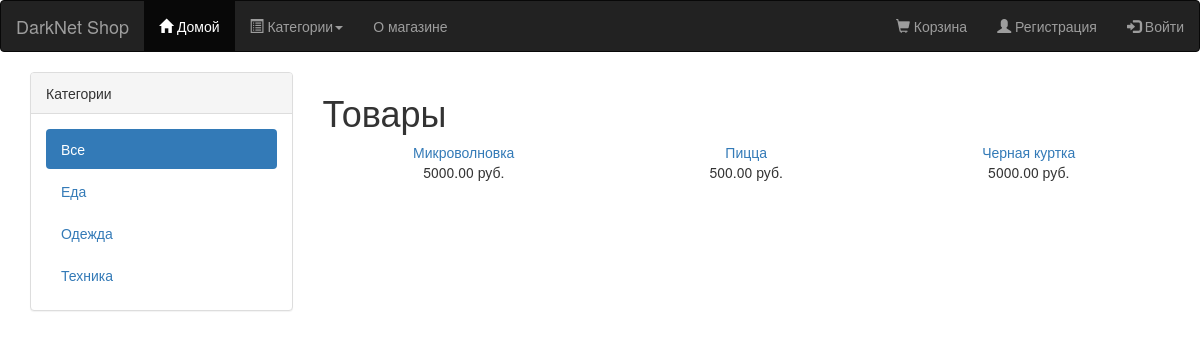
The app's page /, older data.
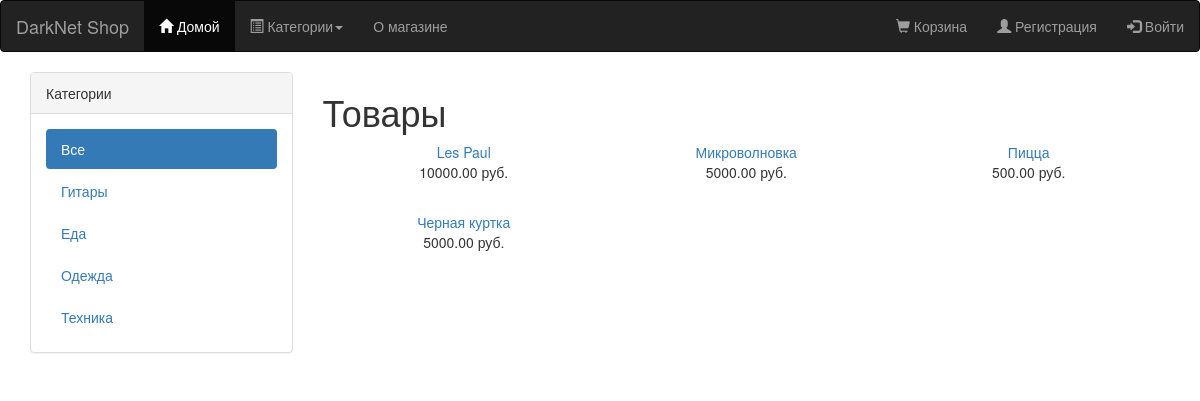
The same page, newer data.
### core_shop/models.py (models this page shows, shortened)
class Category(models.Model):
    name = models.CharField(max_length=50)
    slug = models.SlugField(max_length=50, unique=True, help_text='Уникальное значение для URL категории')
    description = models.TextField(max_length = 2000)
    is_active = models.BooleanField(default = True)
    created_at = models.DateTimeField(auto_now_add = True)
    updated_at = models.DateTimeField(auto_now = True)
    class Meta:
        db_table = 'categories'
        ordering = ['name']
        verbose_name = 'Категория'
        verbose_name_plural = 'Категории'
    def get_absolute_url(self):
        return reverse('core_shop:product_list_by_category', args=[self.slug])

class Product(models.Model):
    category = models.ForeignKey(Category, related_name='products', verbose_name="Категория")
    name = models.CharField(max_length=255, unique=True, verbose_name="Название")
    brand = models.CharField(max_length = 50, verbose_name="Производитель")
    slug = models.SlugField(max_length=255, unique=True, help_text='Уникальное значение для ULR продукта')
    description = models.TextField(blank=True, verbose_name="Описание")
    price = models.DecimalField(max_digits=10, decimal_places=2, verbose_name="Цена")
    count = models.PositiveIntegerField(verbose_name="Количество на складе")
    available = models.BooleanField(default=True, verbose_name="Доступен")
    created_at = models.DateTimeField(auto_now_add=True)
    updated_at = models.DateTimeField(auto_now=True)
    class Meta:
        db_table = 'products'
        ordering = ['name']
        index_together = [['id', 'slug']]
        verbose_name = "Продукт"
        verbose_name_plural = "Продукты"
    def get_absolute_url(self):
        return reverse('core_shop:product_detail', args=[self.id, self.slug])

### core_shop/views.py (the view)
# urls.py: url(r'^$', views.product_list, name='product_list'),
def product_list(request, category_slug=None):
    category = None
    categories = Category.objects.all()
    products = Product.objects.filter(available=True)
    if category_slug:
        category = get_object_or_404(Category, slug=category_slug)
        products = products.filter(category=category)
    return render(request, 'shop/product/list.html', {
        'category': category, 'categories': categories, 'products': products})

### core_shop/templates/shop/product/list.html (shortened to what this page needs)
{% extends 'shop/base.html' %}
{% load static %}
{% block content %}
<div class="row">
<div class="col-sm-3">
	<div class="panel panel-default">
		<div class="panel-heading">Категории</div>
		<div class="panel-body">
			<ul class = "nav nav-pills nav-stacked">
				<li {% if not category %} class="active" {% endif %}>
				<a href="{% url "core_shop:product_list" %}">Все</a>
				</li>
				{% for cat in categories %}
				<li {% if category.slug == cat.slug %} class="active" {% endif %}>
				<a href="{{ cat.get_absolute_url }}">{{ cat.name }}</a>
				</li>
				{% endfor %}
			</ul>
		</div>
	</div>
</div>
<div class="col-sm-9">
    <h1>{% if category %}{{ category.name }}{% else %}Товары{% endif %}</h1>
    <div class="items_row">
        {% for product in products %}
            <div class="item col-sm-4">
                <a href="{{ product.get_absolute_url }}">{{ product.name }}</a><br>
                {{ product.price }} руб.
            </div>
        {% endfor %}
    </div>
</div>
</div>
{% endblock %}

### core_shop/templates/shop/base.html (shortened to what this page needs)
{% load static %}
<!DOCTYPE html>
<html lang="en">
<head>
	<link rel="stylesheet" href="https://maxcdn.bootstrapcdn.com/bootstrap/3.3.7/css/bootstrap.min.css">
	<link rel="stylesheet" href="{% static "css/style.css" %}">
</head>
<body>
	<section id = "header">
<nav class="navbar navbar-inverse">
	<div class="navbar-header">
		<a class="navbar-brand" href="/">DarkNet Shop</a>
	</div>
	<div id="navbarCollapse" class="collapse navbar-collapse">
		<ul class="nav navbar-nav">
			<li class="active"><a href="/"><span class="glyphicon glyphicon-home"></span> Домой</a></li>
			<li class=dropdown>
				<a class="dropdown-toggle" data-toggle="dropdown" href="#"><span class="glyphicon glyphicon-list-alt"></span> Категории<span class="caret"></span></a>
			</li>
			<li><a href="#">О магазине</a></li>
		</ul>
	<ul class="nav navbar-nav navbar-right">
		<li><a href="#"><span class="glyphicon glyphicon-shopping-cart"></span> Корзина</a></li>
		<li><a href="#"><span class="glyphicon glyphicon-user"></span> Регистрация</a></li>
		<li><a href="#"><span class="glyphicon glyphicon-log-in"></span> Войти</a></li>
	</ul>
	</div>
</nav>
	</section>
    <section id="content row" class="container">
	{% block content %}{% endblock %}
    </section>
</body>
</html>

### core_shop/static/css/style.css (style rules this page uses)
.item { text-align: center; margin-bottom: 30px; }

Row changes from the older to the newer data that the page shows:
added Category: name "Гитары"
added Product: name "Les Paul", price "10000.00"
